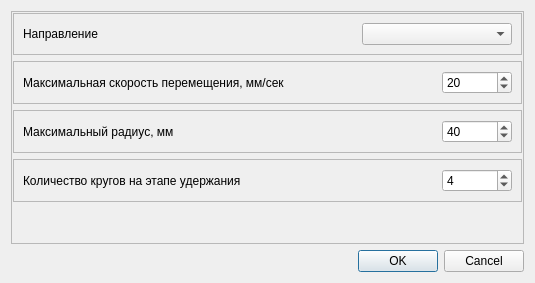
<?xml version="1.0" encoding="UTF-8"?>
<ui version="4.0">
 <class>EvolventaParamsDialog</class>
 <widget class="QDialog" name="EvolventaParamsDialog">
  <property name="geometry">
   <rect>
    <x>0</x>
    <y>0</y>
    <width>535</width>
    <height>283</height>
   </rect>
  </property>
  <property name="windowTitle">
   <string>Параметры теста &quot;Эвольвента&quot;</string>
  </property>
  <layout class="QVBoxLayout" name="verticalLayout">
   <item>
    <widget class="QFrame" name="frame">
     <property name="frameShape">
      <enum>QFrame::StyledPanel</enum>
     </property>
     <property name="frameShadow">
      <enum>QFrame::Raised</enum>
     </property>
     <layout class="QVBoxLayout" name="verticalLayout_2">
      <property name="leftMargin">
       <number>1</number>
      </property>
      <property name="topMargin">
       <number>1</number>
      </property>
      <property name="rightMargin">
       <number>1</number>
      </property>
      <property name="bottomMargin">
       <number>1</number>
      </property>
      <item>
       <widget class="QFrame" name="frDirectionMode">
        <property name="frameShape">
         <enum>QFrame::StyledPanel</enum>
        </property>
        <property name="frameShadow">
         <enum>QFrame::Raised</enum>
        </property>
        <layout class="QHBoxLayout" name="horizontalLayout_2">
         <item>
          <widget class="QLabel" name="lblDirectionMode">
           <property name="text">
            <string>Направление</string>
           </property>
          </widget>
         </item>
         <item>
          <spacer name="horizontalSpacer_2">
           <property name="orientation">
            <enum>Qt::Horizontal</enum>
           </property>
           <property name="sizeHint" stdset="0">
            <size>
             <width>40</width>
             <height>20</height>
            </size>
           </property>
          </spacer>
         </item>
         <item>
          <widget class="QComboBox" name="cbDirectionMode">
           <property name="minimumSize">
            <size>
             <width>150</width>
             <height>0</height>
            </size>
           </property>
          </widget>
         </item>
        </layout>
       </widget>
      </item>
      <item>
       <widget class="QFrame" name="frSpeedMax">
        <property name="frameShape">
         <enum>QFrame::StyledPanel</enum>
        </property>
        <property name="frameShadow">
         <enum>QFrame::Raised</enum>
        </property>
        <layout class="QHBoxLayout" name="horizontalLayout_5">
         <item>
          <widget class="QLabel" name="lblSpeedMax">
           <property name="text">
            <string>Максимальная скорость перемещения, мм/сек</string>
           </property>
          </widget>
         </item>
         <item>
          <spacer name="horizontalSpacer_5">
           <property name="orientation">
            <enum>Qt::Horizontal</enum>
           </property>
           <property name="sizeHint" stdset="0">
            <size>
             <width>40</width>
             <height>20</height>
            </size>
           </property>
          </spacer>
         </item>
         <item>
          <widget class="QSpinBox" name="edSpeedMax">
           <property name="minimumSize">
            <size>
             <width>70</width>
             <height>0</height>
            </size>
           </property>
           <property name="minimum">
            <number>5</number>
           </property>
           <property name="maximum">
            <number>40</number>
           </property>
           <property name="singleStep">
            <number>5</number>
           </property>
           <property name="value">
            <number>20</number>
           </property>
          </widget>
         </item>
        </layout>
       </widget>
      </item>
      <item>
       <widget class="QFrame" name="frRadiusMax">
        <property name="frameShape">
         <enum>QFrame::StyledPanel</enum>
        </property>
        <property name="frameShadow">
         <enum>QFrame::Raised</enum>
        </property>
        <layout class="QHBoxLayout" name="horizontalLayout_6">
         <item>
          <widget class="QLabel" name="lblRadiusMax">
           <property name="text">
            <string>Максимальный радиус, мм</string>
           </property>
          </widget>
         </item>
         <item>
          <spacer name="horizontalSpacer_6">
           <property name="orientation">
            <enum>Qt::Horizontal</enum>
           </property>
           <property name="sizeHint" stdset="0">
            <size>
             <width>40</width>
             <height>20</height>
            </size>
           </property>
          </spacer>
         </item>
         <item>
          <widget class="QSpinBox" name="edRadiusMax">
           <property name="minimumSize">
            <size>
             <width>70</width>
             <height>0</height>
            </size>
           </property>
           <property name="minimum">
            <number>10</number>
           </property>
           <property name="maximum">
            <number>100</number>
           </property>
           <property name="singleStep">
            <number>5</number>
           </property>
           <property name="value">
            <number>40</number>
           </property>
          </widget>
         </item>
        </layout>
       </widget>
      </item>
      <item>
       <widget class="QFrame" name="frCircleCount">
        <property name="frameShape">
         <enum>QFrame::StyledPanel</enum>
        </property>
        <property name="frameShadow">
         <enum>QFrame::Raised</enum>
        </property>
        <layout class="QHBoxLayout" name="horizontalLayout_3">
         <item>
          <widget class="QLabel" name="lblCircleCount">
           <property name="text">
            <string>Количество кругов на этапе удержания</string>
           </property>
          </widget>
         </item>
         <item>
          <spacer name="horizontalSpacer_3">
           <property name="orientation">
            <enum>Qt::Horizontal</enum>
           </property>
           <property name="sizeHint" stdset="0">
            <size>
             <width>40</width>
             <height>20</height>
            </size>
           </property>
          </spacer>
         </item>
         <item>
          <widget class="QSpinBox" name="edCircleCount">
           <property name="minimumSize">
            <size>
             <width>70</width>
             <height>0</height>
            </size>
           </property>
           <property name="minimum">
            <number>1</number>
           </property>
           <property name="maximum">
            <number>10</number>
           </property>
           <property name="value">
            <number>4</number>
           </property>
          </widget>
         </item>
        </layout>
       </widget>
      </item>
      <item>
       <spacer name="verticalSpacer">
        <property name="orientation">
         <enum>Qt::Vertical</enum>
        </property>
        <property name="sizeHint" stdset="0">
         <size>
          <width>20</width>
          <height>40</height>
         </size>
        </property>
       </spacer>
      </item>
     </layout>
    </widget>
   </item>
   <item>
    <widget class="QDialogButtonBox" name="buttonBox">
     <property name="orientation">
      <enum>Qt::Horizontal</enum>
     </property>
     <property name="standardButtons">
      <set>QDialogButtonBox::Cancel|QDialogButtonBox::Ok</set>
     </property>
    </widget>
   </item>
  </layout>
 </widget>
 <resources/>
 <connections>
  <connection>
   <sender>buttonBox</sender>
   <signal>accepted()</signal>
   <receiver>EvolventaParamsDialog</receiver>
   <slot>accept()</slot>
   <hints>
    <hint type="sourcelabel">
     <x>248</x>
     <y>254</y>
    </hint>
    <hint type="destinationlabel">
     <x>157</x>
     <y>274</y>
    </hint>
   </hints>
  </connection>
  <connection>
   <sender>buttonBox</sender>
   <signal>rejected()</signal>
   <receiver>EvolventaParamsDialog</receiver>
   <slot>reject()</slot>
   <hints>
    <hint type="sourcelabel">
     <x>316</x>
     <y>260</y>
    </hint>
    <hint type="destinationlabel">
     <x>286</x>
     <y>274</y>
    </hint>
   </hints>
  </connection>
 </connections>
</ui>
